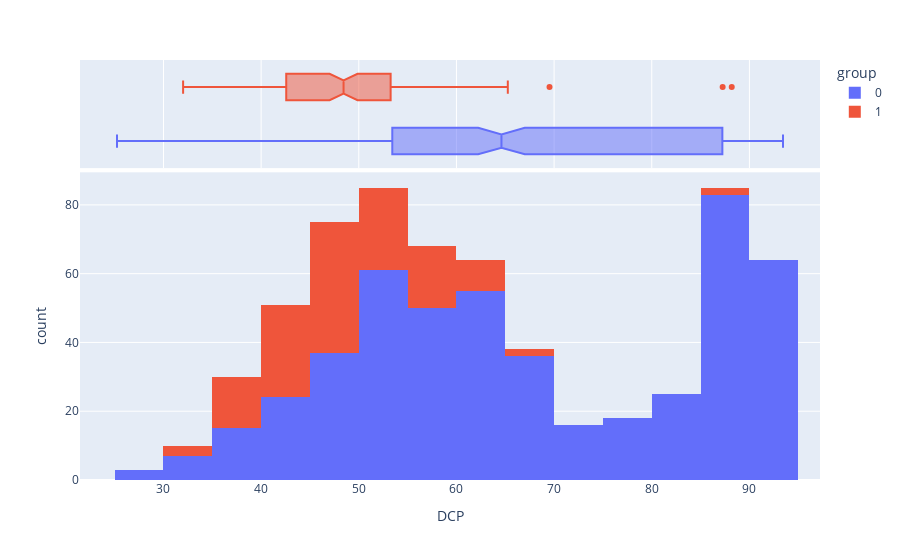

Notebook source saved alongside this figure:
### Markdown cell above
### visualisation de la distribution

### Code cell
fig = px.histogram(df, x="DCP", 
                   color="group",
                   marginal="box",
                   hover_data=df.columns)
fig.show()

### Figure 1 — Plotly figure (JSON) as saved in the notebook; plotly's stock layout.template omitted (floating-point values rounded to 4 significant figures; data arrays with more than 128 entries replaced by an {"elided": "..."} marker saying what was removed)
{"data": [{"alignmentgroup": "True", "bingroup": "x", "hovertemplate": "group=0<br>DCP=%{x}<br>count=%{y}<extra></extra>", "legendgroup": "0", "marker": {"color": "#636efa", "pattern": {"shape": ""}}, "name": "0", "offsetgroup": "0", "orientation": "v", "showlegend": true, "type": "histogram", "visible": true, "x": {"elided": "494 float values"}, "xaxis": "x", "yaxis": "y"}, {"alignmentgroup": "True", "customdata": {"elided": "494x4 int values"}, "hovertemplate": "group=%{customdata[3]}<br>DCP=%{x}<br>NCLOC=%{customdata[0]}<br>NOCom=%{customdata[1]}<br>WMC=%{customdata[2]}<extra></extra>", "legendgroup": "0", "marker": {"color": "#636efa"}, "name": "0", "notched": true, "offsetgroup": "0", "showlegend": false, "type": "box", "visible": true, "x": {"elided": "494 float values"}, "xaxis": "x2", "yaxis": "y2"}, {"alignmentgroup": "True", "bingroup": "x", "hovertemplate": "group=1<br>DCP=%{x}<br>count=%{y}<extra></extra>", "legendgroup": "1", "marker": {"color": "#EF553B", "pattern": {"shape": ""}}, "name": "1", "offsetgroup": "1", "orientation": "v", "showlegend": true, "type": "histogram", "visible": true, "x": {"elided": "138 float values"}, "xaxis": "x", "yaxis": "y"}, {"alignmentgroup": "True", "customdata": {"elided": "138x4 int values"}, "hovertemplate": "group=%{customdata[3]}<br>DCP=%{x}<br>NCLOC=%{customdata[0]}<br>NOCom=%{customdata[1]}<br>WMC=%{customdata[2]}<extra></extra>", "legendgroup": "1", "marker": {"color": "#EF553B"}, "name": "1", "notched": true, "offsetgroup": "1", "showlegend": false, "type": "box", "visible": true, "x": {"elided": "138 float values"}, "xaxis": "x2", "yaxis": "y2"}], "layout": {"autosize": true, "barmode": "relative", "legend": {"title": {"text": "group"}, "tracegroupgap": 0}, "margin": {"t": 60}, "xaxis": {"anchor": "y", "autorange": true, "domain": [0, 1], "range": [21.45, 97.23], "title": {"text": "DCP"}, "type": "linear"}, "xaxis2": {"anchor": "y2", "autorange": true, "domain": [0, 1], "matches": "x", "range": [21.45, 97.23], "showgrid": true, "showticklabels": false, "type": "linear"}, "yaxis": {"anchor": "x", "autorange": true, "domain": [0, 0.7326], "range": [0, 89.47], "title": {"text": "count"}}, "yaxis2": {"anchor": "x2", "autorange": true, "domain": [0.7426, 1], "matches": "y2", "range": [-0.5, 1.5], "showgrid": false, "showline": false, "showticklabels": false, "ticks": "", "type": "category"}}}
